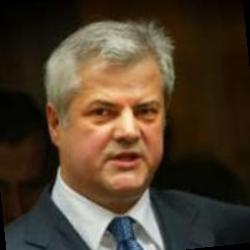
#> input picture dataset/lfw/lfw-deepfunneled/lfw-deepfunneled/Adrian_Nastase/Adrian_Nastase_0001.jpg, 250 x 250 px
$ python -i face_recognition_lfw.py   (imports and definitions only)   (older library calls are emulated)
#> lines starting #> are read from the running program, lines starting #| are printed output that depends on the picture
import cv2
import numpy as np
import os
from sklearn.ensemble import RandomForestClassifier
from sklearn.model_selection import StratifiedKFold
from sklearn.metrics import precision_score, recall_score, f1_score
from sklearn.metrics import confusion_matrix, classification_report
from sklearn.preprocessing import LabelEncoder
from imblearn.over_sampling import SMOTE
from collections import Counter
import seaborn as sns
import matplotlib.pyplot as plt
import warnings
# [1 line not run here, left out]

# ── STEP 1: Feature Extraction ──
face_cascade = cv2.CascadeClassifier(
    cv2.data.haarcascades + 'haarcascade_frontalface_default.xml'
)

def extract_face_features(image_path):
    img = cv2.imread(image_path)
#> img is the input picture: shape (250, 250, 3); mean B, G, R 45.1, 62.3, 77.6
    if img is None:
        return None
    gray = cv2.cvtColor(img, cv2.COLOR_BGR2GRAY)
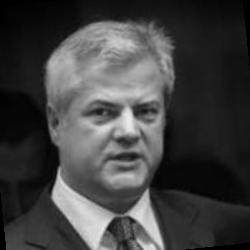
#> gray: shape (250, 250); min 0, max 235, mean 64.9
    faces = face_cascade.detectMultiScale(gray, 1.1, 4)
#> faces = [[63, 64, 122, 122]]

    if len(faces) == 0:
        return None

    x, y, w, h = faces[0]
#> x = 63; y = 64; w = 122; h = 122
    face_roi = cv2.resize(gray[y:y+h, x:x+w], (64, 64))
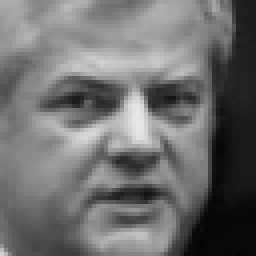
#> face_roi: shape (64, 64) (shown 4 times larger); min 2, max 233, mean 110.6

    # Feature 1: Pixel histogram (64 bins)
    hist = cv2.calcHist([face_roi], [0], None, [64], [0, 256])
#> hist = 64 values, max 165 at index 33, min 0 at index 59, mean 64
    hist = cv2.normalize(hist, hist).flatten()
#> hist = 64 values, max 0.257 at index 33, min 0 at index 59, mean 0.0998

    # Feature 2: Gradient features
    sobelx = cv2.Sobel(face_roi, cv2.CV_64F, 1, 0)
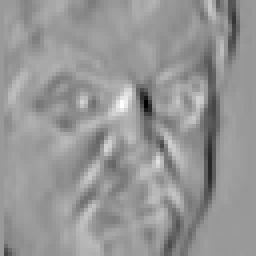
#> sobelx: shape (64, 64) float64 (shown 4 times larger); min -588, max 388, mean -12.4; drawn with min black and max white
    sobely = cv2.Sobel(face_roi, cv2.CV_64F, 0, 1)
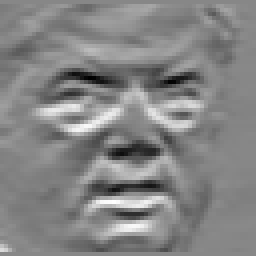
#> sobely: shape (64, 64) float64 (shown 4 times larger); min -441, max 392, mean -7.3; drawn with min black and max white
    grad_mean = np.mean(np.sqrt(sobelx**2 + sobely**2))
#> grad_mean = 92.28
    grad_std  = np.std(np.sqrt(sobelx**2 + sobely**2))
#> grad_std = 88.37

    # Feature 3: Pixel statistics
    pix_mean = np.mean(face_roi)
#> pix_mean = 110.6
    pix_std  = np.std(face_roi)
#> pix_std = 53.32

    # Combine all features
    features = np.concatenate([
        hist,
        [grad_mean, grad_std, pix_mean, pix_std]
    ])
#> features = 68 values, max 110.6 at index 66, min 0 at index 59, mean 5.16
    return features

# ── STEP 2: Load LFW Dataset ──
# [2 lines not run here, left out]

dataset_path = "d:/FinalProj/dataset/lfw/lfw-deepfunneled/lfw-deepfunneled"

# Check folder structure
subfolders = [f for f in os.listdir(dataset_path)
              if os.path.isdir(os.path.join(dataset_path, f))]
# [1 line not run here, left out]

X, y = [], []
skipped = 0
processed = 0

# [25 lines not run here, left out]

X = np.array(X)
le = LabelEncoder()
y_encoded = le.fit_transform(y)

# [1 line not run here, left out]

# ── STEP 3: Filter — keep only persons with 2+ images ──
from collections import Counter as C
counts = C(y_encoded)
valid_idx = [i for i, label in enumerate(y_encoded) if counts[label] >= 2]
X = X[valid_idx]
y_encoded = y_encoded[valid_idx]

# [5 lines not run here, left out]

model = RandomForestClassifier(
    n_estimators=100,
    class_weight='balanced',
    random_state=42
)

kf = StratifiedKFold(n_splits=10, shuffle=True, random_state=42)

precisions, recalls, f1s = [], [], []

# [15 lines not run here, left out]

mean_p  = np.mean(precisions) * 100
mean_r  = np.mean(recalls)    * 100
mean_f1 = np.mean(f1s)        * 100

# ── STEP 5: Confusion Matrix (Top 5 persons only) ──
top5_persons = [label for label, count in
                Counter(y_encoded).most_common(5)]
top5_idx = [i for i, label in enumerate(y_encoded)
            if label in top5_persons]

X_top5 = X[top5_idx]
y_top5 = y_encoded[top5_idx]

# [1 line not run here, left out]
# [1 line that did not run here, left out]

top5_names = [le.classes_[i] for i in top5_persons]
# [1 line that did not run here, left out]

# [9 lines not run here, left out]
save_path = 'd:/FinalProj/face_recognition_confusion_matrix.png'
# [13 lines not run here, left out]

>>> result = extract_face_features('../dataset/lfw/lfw-deepfunneled/lfw-deepfunneled/Adrian_Nastase/Adrian_Nastase_0001.jpg')
#> result has the same summary as features in extract_face_features

$ run again, on dataset/lfw/lfw-deepfunneled/lfw-deepfunneled/Alberto_Ruiz_Gallardon/Alberto_Ruiz_Gallardon_0001.jpg
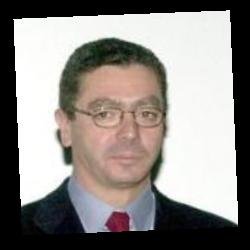
#> input picture dataset/lfw/lfw-deepfunneled/lfw-deepfunneled/Alberto_Ruiz_Gallardon/Alberto_Ruiz_Gallardon_0001.jpg, 250 x 250 px
#> in extract_face_features, img is the input picture: shape (250, 250, 3); mean B, G, R 134, 137.6, 142.5
#> faces = [[72, 72, 106, 106]]
#> x = 72; w = 106
#> in extract_face_features, `face_roi = cv2.resize(gray[y:y+h, x:x+w], (64, 64))`:
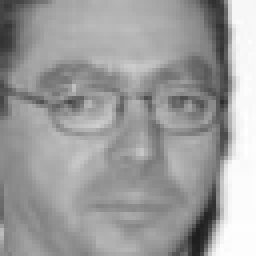
#> face_roi: shape (64, 64) (shown 4 times larger); min 29, max 255, mean 157.3
#> in extract_face_features, `hist = cv2.calcHist([face_roi], [0], None, [64], [0, 256])`: hist = 64 values, max 255 at index 42, min 0 at index 0, mean 64
#> in extract_face_features, `hist = cv2.normalize(hist, hist).flatten()`: hist = 64 values, max 0.312 at index 42, min 0 at index 0, mean 0.0783
#> in extract_face_features, `sobely = cv2.Sobel(face_roi, cv2.CV_64F, 0, 1)`:
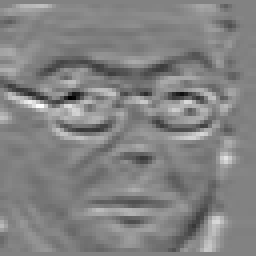
#> sobely: shape (64, 64) float64 (shown 4 times larger); min -322, max 309, mean 1.2; drawn with min black and max white
#> grad_mean = 78.86
#> grad_std = 94.16
#> pix_mean = 157.3
#> pix_std = 42.6
#> features = 68 values, max 157.3 at index 66, min 0 at index 0, mean 5.56
#> result has the same summary as features in extract_face_features

$ run again, on dataset/lfw/lfw-deepfunneled/lfw-deepfunneled/Alec_Baldwin/Alec_Baldwin_0002.jpg
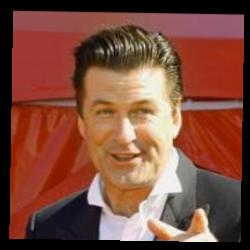
#> input picture dataset/lfw/lfw-deepfunneled/lfw-deepfunneled/Alec_Baldwin/Alec_Baldwin_0002.jpg, 250 x 250 px
#> in extract_face_features, img is the input picture: shape (250, 250, 3); mean B, G, R 60.8, 75.6, 125.2
#> faces = [[75, 70, 109, 109]]
#> x = 75; y = 70; w = 109
#> in extract_face_features, `face_roi = cv2.resize(gray[y:y+h, x:x+w], (64, 64))`:
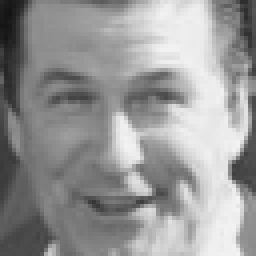
#> face_roi: shape (64, 64) (shown 4 times larger); min 20, max 243, mean 151.3
#> in extract_face_features, `hist = cv2.calcHist([face_roi], [0], None, [64], [0, 256])`: hist = 64 values, max 228 at index 59, min 0 at index 0, mean 64
#> in extract_face_features, `hist = cv2.normalize(hist, hist).flatten()`: hist = 64 values, max 0.337 at index 59, min 0 at index 0, mean 0.0946
#> in extract_face_features, `sobely = cv2.Sobel(face_roi, cv2.CV_64F, 0, 1)`:
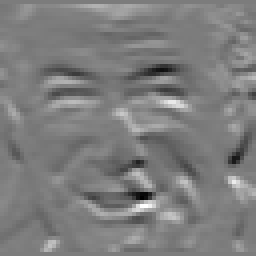
#> sobely: shape (64, 64) float64 (shown 4 times larger); min -509, max 530, mean 3.1; drawn with min black and max white
#> grad_mean = 92.16
#> grad_std = 94.37
#> pix_mean = 151.3
#> pix_std = 53.64
#> features = 68 values, max 151.3 at index 66, min 0 at index 0, mean 5.85
#> result has the same summary as features in extract_face_features

$ run again, on dataset/lfw/lfw-deepfunneled/lfw-deepfunneled/Alejandro_Toledo/Alejandro_Toledo_0028.jpg
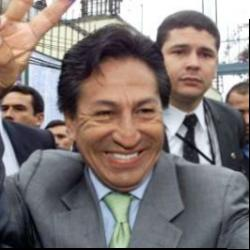
#> input picture dataset/lfw/lfw-deepfunneled/lfw-deepfunneled/Alejandro_Toledo/Alejandro_Toledo_0028.jpg, 250 x 250 px
#> in extract_face_features, img is the input picture: shape (250, 250, 3); mean B, G, R 118, 119.8, 129.7
#> faces = [[159, 27, 67, 67], [66, 65, 117, 117]]
#> x = 159; y = 27; w = 67
#> in extract_face_features, `face_roi = cv2.resize(gray[y:y+h, x:x+w], (64, 64))`:
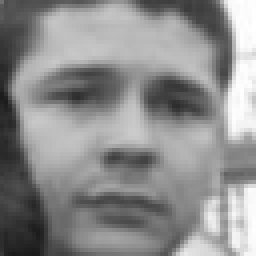
#> face_roi: shape (64, 64) (shown 4 times larger); min 26, max 255, mean 141.1
#> in extract_face_features, `hist = cv2.calcHist([face_roi], [0], None, [64], [0, 256])`: hist = 64 values, max 221 at index 46, min 0 at index 0, mean 64
#> in extract_face_features, `hist = cv2.normalize(hist, hist).flatten()`: hist = 64 values, max 0.349 at index 46, min 0 at index 0, mean 0.101
#> in extract_face_features, `sobely = cv2.Sobel(face_roi, cv2.CV_64F, 0, 1)`:
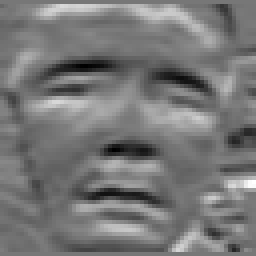
#> sobely: shape (64, 64) float64 (shown 4 times larger); min -345, max 394, mean 1.2; drawn with min black and max white
#> grad_mean = 99.33
#> grad_std = 89.36
#> pix_mean = 141.1
#> pix_std = 52.9
#> features = 68 values, max 141.1 at index 66, min 0 at index 0, mean 5.72
#> result has the same summary as features in extract_face_features
